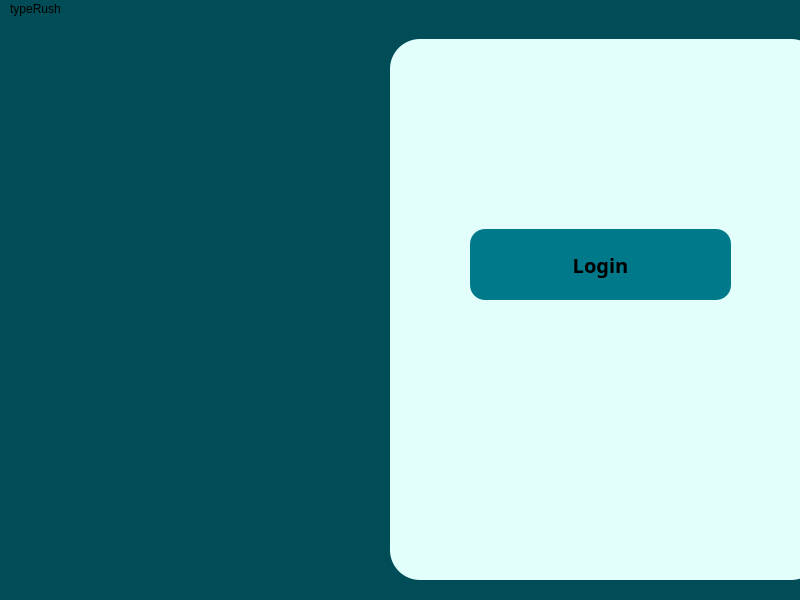
<?xml version="1.0" encoding="UTF-8"?>
<ui version="4.0">
 <class>MainWindow</class>
 <widget class="QMainWindow" name="MainWindow">
  <property name="geometry">
   <rect>
    <x>0</x>
    <y>0</y>
    <width>800</width>
    <height>600</height>
   </rect>
  </property>
  <property name="windowTitle">
   <string>MainWindow</string>
  </property>
  <property name="styleSheet">
   <string notr="true">background-color: #004d57</string>
  </property>
  <widget class="QWidget" name="centralwidget">
   <widget class="QWidget" name="widget" native="true">
    <property name="geometry">
     <rect>
      <x>390</x>
      <y>20</y>
      <width>431</width>
      <height>541</height>
     </rect>
    </property>
    <property name="styleSheet">
     <string notr="true">background-color: #e2fffc;
border-radius: 30px;</string>
    </property>
    <widget class="QPushButton" name="pushButton">
     <property name="geometry">
      <rect>
       <x>80</x>
       <y>190</y>
       <width>261</width>
       <height>71</height>
      </rect>
     </property>
     <property name="font">
      <font>
       <family>Baloo Chettan 2</family>
       <pointsize>15</pointsize>
       <bold>true</bold>
      </font>
     </property>
     <property name="styleSheet">
      <string notr="true">background-color: #00798a;
border-radius: 15px</string>
     </property>
     <property name="text">
      <string>Login</string>
     </property>
     <property name="default">
      <bool>false</bool>
     </property>
     <property name="flat">
      <bool>false</bool>
     </property>
    </widget>
   </widget>
  </widget>
  <widget class="QMenuBar" name="menubar">
   <property name="geometry">
    <rect>
     <x>0</x>
     <y>0</y>
     <width>800</width>
     <height>24</height>
    </rect>
   </property>
   <widget class="QMenu" name="menutypeRush">
    <property name="title">
     <string>typeRush</string>
    </property>
   </widget>
   <addaction name="menutypeRush"/>
  </widget>
 </widget>
 <resources/>
 <connections/>
</ui>
